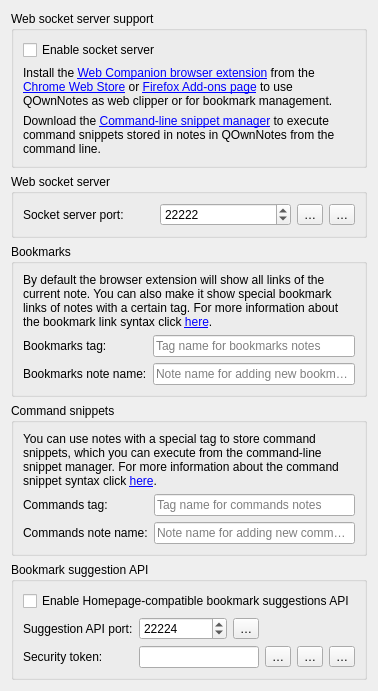
           <widget class="QWidget" name="webCompanionPage">
            <layout class="QGridLayout" name="gridLayout_70">
             <item row="5" column="0">
              <spacer name="verticalSpacer_17">
               <property name="orientation">
                <enum>Qt::Vertical</enum>
               </property>
               <property name="sizeType">
                <enum>QSizePolicy::Policy::Expanding</enum>
               </property>
               <property name="sizeHint" stdset="0">
                <size>
                 <width>0</width>
                 <height>0</height>
                </size>
               </property>
              </spacer>
             </item>
             <item row="2" column="0">
              <widget class="QFrame" name="browserExtensionFrame">
               <property name="frameShape">
                <enum>QFrame::Shape::NoFrame</enum>
               </property>
               <layout class="QGridLayout" name="gridLayout_71">
                <property name="leftMargin">
                 <number>0</number>
                </property>
                <property name="topMargin">
                 <number>0</number>
                </property>
                <property name="rightMargin">
                 <number>0</number>
                </property>
                <property name="bottomMargin">
                 <number>0</number>
                </property>
                <item row="3" column="0">
                 <widget class="QGroupBox" name="groupBox_38">
                  <property name="title">
                   <string>Command snippets</string>
                  </property>
                  <layout class="QGridLayout" name="gridLayout_78">
                   <item row="1" column="1">
                    <widget class="QLineEdit" name="commandSnippetsTagLineEdit">
                     <property name="toolTip">
                      <string>Notes with this tag will be used for fetching bookmarks</string>
                     </property>
                     <property name="placeholderText">
                      <string>Tag name for commands notes</string>
                     </property>
                    </widget>
                   </item>
                   <item row="1" column="0">
                    <widget class="QLabel" name="label_34">
                     <property name="text">
                      <string>Commands tag:</string>
                     </property>
                    </widget>
                   </item>
                   <item row="0" column="0" colspan="2">
                    <widget class="Label" name="commandSnippetTagLabel">
                     <property name="text">
                      <string>You can use notes with a special tag to store command snippets, which you can execute from the command-line snippet manager. For more information about the command snippet syntax click &lt;a href=&quot;%1&quot;&gt;here&lt;/a&gt;.</string>
                     </property>
                     <property name="wordWrap">
                      <bool>true</bool>
                     </property>
                     <property name="openExternalLinks">
                      <bool>true</bool>
                     </property>
                    </widget>
                   </item>
                   <item row="2" column="0">
                    <widget class="QLabel" name="commandSnippetsNoteNameLabel">
                     <property name="text">
                      <string>Commands note name:</string>
                     </property>
                    </widget>
                   </item>
                   <item row="2" column="1">
                    <widget class="QLineEdit" name="commandSnippetsNoteNameLineEdit">
                     <property name="toolTip">
                      <string>This note will be used for adding new bookmarks from the browser extension</string>
                     </property>
                     <property name="placeholderText">
                      <string>Note name for adding new commands</string>
                     </property>
                    </widget>
                   </item>
                  </layout>
                 </widget>
                </item>
                <item row="1" column="0">
                 <widget class="QGroupBox" name="webSocketGroupBox">
                  <property name="title">
                   <string>Web socket server</string>
                  </property>
                  <layout class="QHBoxLayout" name="horizontalLayout_12">
                   <item>
                    <widget class="QLabel" name="label_28">
                     <property name="text">
                      <string>Socket server port:</string>
                     </property>
                    </widget>
                   </item>
                   <item>
                    <widget class="QSpinBox" name="webSocketServerServicePortSpinBox">
                     <property name="minimum">
                      <number>1</number>
                     </property>
                     <property name="maximum">
                      <number>65535</number>
                     </property>
                     <property name="value">
                      <number>22222</number>
                     </property>
                    </widget>
                   </item>
                   <item>
                    <widget class="QToolButton" name="webSocketServerServicePortResetButton">
                     <property name="toolTip">
                      <string>Reset the socket server port</string>
                     </property>
                     <property name="text">
                      <string notr="true">…</string>
                     </property>
                     <property name="icon">
                      <iconset theme="edit-clear" resource="../breeze-qownnotes.qrc">
                       <normaloff>:/icons/breeze-qownnotes/16x16/edit-clear.svg</normaloff>:/icons/breeze-qownnotes/16x16/edit-clear.svg</iconset>
                     </property>
                    </widget>
                   </item>
                   <item>
                    <widget class="QToolButton" name="webSocketTokenButton">
                     <property name="toolTip">
                      <string>Show security token</string>
                     </property>
                     <property name="text">
                      <string notr="true">…</string>
                     </property>
                     <property name="icon">
                      <iconset theme="view-refresh" resource="../breeze-qownnotes.qrc">
                       <normaloff>:/icons/breeze-qownnotes/16x16/view-refresh.svg</normaloff>:/icons/breeze-qownnotes/16x16/view-refresh.svg</iconset>
                     </property>
                    </widget>
                   </item>
                  </layout>
                 </widget>
                </item>
                <item row="2" column="0">
                 <widget class="QGroupBox" name="groupBox_32">
                  <property name="title">
                   <string>Bookmarks</string>
                  </property>
                  <layout class="QGridLayout" name="gridLayout_72">
                   <item row="1" column="0">
                    <widget class="QLabel" name="label_29">
                     <property name="text">
                      <string>Bookmarks tag:</string>
                     </property>
                    </widget>
                   </item>
                   <item row="1" column="1">
                    <widget class="QLineEdit" name="bookmarksTagLineEdit">
                     <property name="toolTip">
                      <string>Notes with this tag will be used for fetching bookmarks</string>
                     </property>
                     <property name="placeholderText">
                      <string>Tag name for bookmarks notes</string>
                     </property>
                    </widget>
                   </item>
                   <item row="2" column="0">
                    <widget class="QLabel" name="label_30">
                     <property name="text">
                      <string>Bookmarks note name:</string>
                     </property>
                    </widget>
                   </item>
                   <item row="2" column="1">
                    <widget class="QLineEdit" name="bookmarksNoteNameLineEdit">
                     <property name="toolTip">
                      <string>This note will be used for adding new bookmarks from the browser extension</string>
                     </property>
                     <property name="placeholderText">
                      <string>Note name for adding new bookmarks</string>
                     </property>
                    </widget>
                   </item>
                   <item row="0" column="0" colspan="2">
                    <widget class="Label" name="bookmarkTagLabel">
                     <property name="text">
                      <string>By default the browser extension will show all links of the current note. You can also make it show special bookmark links of notes with a certain tag. For more information about the bookmark link syntax click &lt;a href=&quot;%1&quot;&gt;here&lt;/a&gt;.</string>
                     </property>
                     <property name="wordWrap">
                      <bool>true</bool>
                     </property>
                     <property name="openExternalLinks">
                      <bool>true</bool>
                     </property>
                    </widget>
                   </item>
                  </layout>
                 </widget>
                </item>
                <item row="4" column="0">
                 <widget class="QGroupBox" name="bookmarkSuggestionApiGroupBox">
                  <property name="title">
                   <string>Bookmark suggestion API</string>
                  </property>
                   <layout class="QGridLayout" name="gridLayout_96">
                    <item row="0" column="0" colspan="6">
                     <widget class="QCheckBox" name="bookmarkSuggestionApiEnabledCheckBox">
                      <property name="text">
                       <string>Enable Homepage-compatible bookmark suggestions API</string>
                      </property>
                     </widget>
                   </item>
                   <item row="1" column="0">
                    <widget class="QLabel" name="bookmarkSuggestionApiPortLabel">
                     <property name="text">
                      <string>Suggestion API port:</string>
                     </property>
                    </widget>
                   </item>
                   <item row="1" column="1">
                    <widget class="QSpinBox" name="bookmarkSuggestionApiPortSpinBox">
                     <property name="minimum">
                      <number>1</number>
                     </property>
                     <property name="maximum">
                      <number>65535</number>
                     </property>
                     <property name="value">
                      <number>22224</number>
                     </property>
                    </widget>
                   </item>
                    <item row="1" column="2">
                     <widget class="QToolButton" name="bookmarkSuggestionApiPortResetButton">
                      <property name="toolTip">
                       <string>Reset the suggestion API port</string>
                     </property>
                     <property name="text">
                      <string notr="true">…</string>
                     </property>
                     <property name="icon">
                      <iconset theme="edit-clear" resource="../breeze-qownnotes.qrc">
                       <normaloff>:/icons/breeze-qownnotes/16x16/edit-clear.svg</normaloff>:/icons/breeze-qownnotes/16x16/edit-clear.svg</iconset>
                      </property>
                     </widget>
                    </item>
                    <item row="2" column="0">
                     <widget class="QLabel" name="bookmarkSuggestionApiTokenLabel">
                      <property name="text">
                       <string>Security token:</string>
                      </property>
                     </widget>
                    </item>
                    <item row="2" column="1" colspan="2">
                     <widget class="QLineEdit" name="bookmarkSuggestionApiTokenLineEdit">
                      <property name="toolTip">
                       <string>If this is empty when saved, a new security token will be generated automatically.</string>
                      </property>
                      <property name="maxLength">
                       <number>32</number>
                      </property>
                      <property name="readOnly">
                       <bool>false</bool>
                      </property>
                      <property name="echoMode">
                       <enum>QLineEdit::EchoMode::Password</enum>
                      </property>
                     </widget>
                    </item>
                    <item row="2" column="3">
                     <widget class="QToolButton" name="bookmarkSuggestionApiShowTokenButton">
                      <property name="toolTip">
                       <string>Show security token</string>
                      </property>
                      <property name="text">
                       <string notr="true">…</string>
                      </property>
                      <property name="icon">
                       <iconset theme="document-decrypt" resource="../breeze-qownnotes.qrc">
                        <normaloff>:/icons/breeze-qownnotes/16x16/document-decrypt.svg</normaloff>:/icons/breeze-qownnotes/16x16/document-decrypt.svg</iconset>
                      </property>
                     </widget>
                    </item>
                    <item row="2" column="4">
                     <widget class="QToolButton" name="bookmarkSuggestionApiCopyTokenButton">
                      <property name="toolTip">
                       <string>Copy security token to clipboard</string>
                      </property>
                      <property name="text">
                       <string notr="true">…</string>
                      </property>
                      <property name="icon">
                       <iconset theme="edit-copy" resource="../breeze-qownnotes.qrc">
                        <normaloff>:/icons/breeze-qownnotes/16x16/edit-copy.svg</normaloff>:/icons/breeze-qownnotes/16x16/edit-copy.svg</iconset>
                      </property>
                     </widget>
                    </item>
                    <item row="2" column="5">
                     <widget class="QToolButton" name="bookmarkSuggestionApiGenerateTokenButton">
                      <property name="toolTip">
                       <string>Generate new security token</string>
                      </property>
                      <property name="text">
                       <string notr="true">…</string>
                      </property>
                      <property name="icon">
                       <iconset theme="view-refresh" resource="../breeze-qownnotes.qrc">
                        <normaloff>:/icons/breeze-qownnotes/16x16/view-refresh.svg</normaloff>:/icons/breeze-qownnotes/16x16/view-refresh.svg</iconset>
                      </property>
                     </widget>
                    </item>
                   </layout>
                  </widget>
                 </item>
               </layout>
              </widget>
             </item>
             <item row="0" column="0">
              <widget class="QGroupBox" name="groupBox_33">
               <property name="title">
                <string>Web socket server support</string>
               </property>
               <layout class="QVBoxLayout" name="verticalLayout_26">
                <item>
                 <widget class="QCheckBox" name="enableSocketServerCheckBox">
                  <property name="text">
                   <string>Enable socket server</string>
                  </property>
                 </widget>
                </item>
                <item>
                 <widget class="Label" name="webCompannionLabel">
                  <property name="text">
                   <string>Install the &lt;a href=&quot;%1&quot;&gt;Web Companion browser extension&lt;/a&gt; from the &lt;a href=&quot;%2&quot;&gt;Chrome Web Store&lt;/a&gt; or &lt;a href=&quot;%3&quot;&gt;Firefox Add-ons page&lt;/a&gt; to use QOwnNotes as web clipper or for bookmark management.</string>
                  </property>
                  <property name="wordWrap">
                   <bool>true</bool>
                  </property>
                  <property name="openExternalLinks">
                   <bool>true</bool>
                  </property>
                  <property name="textInteractionFlags">
                   <set>Qt::TextInteractionFlag::LinksAccessibleByMouse|Qt::TextInteractionFlag::TextSelectableByMouse</set>
                  </property>
                 </widget>
                </item>
                <item>
                 <widget class="Label" name="commandLineSnippetManagerLabel">
                  <property name="text">
                   <string>Download the &lt;a href=&quot;%1&quot;&gt;Command-line snippet manager&lt;/a&gt; to execute command snippets stored in notes in QOwnNotes from the command line.</string>
                  </property>
                  <property name="wordWrap">
                   <bool>true</bool>
                  </property>
                  <property name="openExternalLinks">
                   <bool>true</bool>
                  </property>
                  <property name="textInteractionFlags">
                   <set>Qt::TextInteractionFlag::LinksAccessibleByMouse|Qt::TextInteractionFlag::TextSelectableByMouse</set>
                  </property>
                 </widget>
                </item>
               </layout>
              </widget>
             </item>
            </layout>
           </widget>
